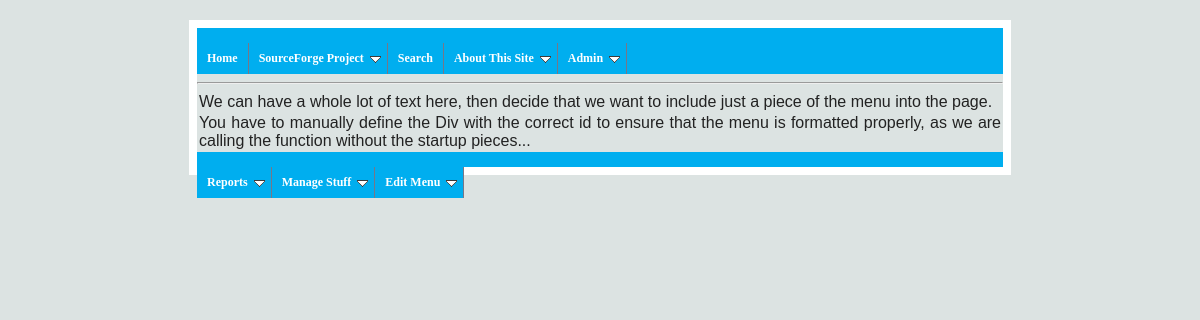
The page / on the database its author committed.
### tables this page shows
CREATE TABLE IF NOT EXISTS `menu` (
  `menuid` bigint(10) unsigned NOT NULL auto_increment,
  `parentid` bigint(10) unsigned NOT NULL default '0',
  `sortid` bigint(10) unsigned NOT NULL default '0',
  `url` varchar(255) NOT NULL default '#',
  `name` varchar(255) NOT NULL default 'Unknown',
  `desc` varchar(255) NOT NULL default 'Unknown',
  `seclevel` bigint(10) unsigned NOT NULL default '0',
  PRIMARY KEY  (`menuid`)
);

### menu.php (the view)
<?php
if (isset($_REQUEST["seclevel"])) {
    $seclevel = $_REQUEST["seclevel"];
} else {
    $seclevel = 10;
}
?>
<div id="myslidemenu" class="jqueryslidemenu">
    <br style="clear: left"/>
    <?php
    getmenu(0, $seclevel);
    ?>
    <br style="clear: left"/>
</div>
<?php
function getmenu($parentid, $myseclevel) {
    $tmpmyseclevel = $myseclevel + 1;
    $query = 'Select * from menu where parentid='.$parentid.' and seclevel < '.$tmpmyseclevel.' order by sortid ASC ';
    $result = mysql_query($query) or die('<h3>Query failed: '.mysql_error().'</h3>');
    $rowcount = mysql_num_rows($result);
    if ($rowcount < 1) {
        return;
    } else {
        echo "<ul>";
        while ($row = mysql_fetch_array($result)) {
            echo '<li>'.'<a href="'.$row["url"].'" title="'.$row["desc"].'">'.$row["name"]."</a>";
            $tmpparentid = $row["menuid"];
            getmenu($tmpparentid, $myseclevel);
            echo "</li>";
        }
        echo "</ul>";
    }
}
?>

### index.php (shortened to what this page needs)
<html>
    <head>
        <link rel="stylesheet" type="text/css" href="jquery/jqueryslidemenu.css" />
        <link rel="stylesheet" type="text/css" href="default.css">
    </head>
    <body>
        <div id="main" align="center">
            <div align="center">
                <?php include_once ("menu.php"); ?>
            </div>
            <hr>
			<p>We can have a whole lot of text here, then decide that we want to include just a piece of the menu into the page.</p>
			<p>You have to manually define the Div with the correct id to ensure that the menu is formatted properly, as we are calling the function without the startup pieces...</p>
            <div align="center">
                <div id="myslidemenu" class="jqueryslidemenu">
                    <br style="clear: left"/>
                    <?php getmenu(11, $seclevel); ?>
                </div>
            </div>
        </div>
    </body>
</html>

### default.css (style rules this page uses)
body,h1,h2,h3,h4,h5,h6,p,form,fieldset,img { margin : 0; padding : 0; border : 0; }
ul { margin : 1; }
body { background-color : #00aeef; color : #222; font-size : 1em; font-family : Verdana, Arial, sans-serif; }
body { padding : 20px 0; background : #DCE3E2; text-align : center; }
p { margin : 1; padding : 1; text-align : justify; text-justify : newspaper; }
a { background-color : inherit; color : #642; text-decoration : underline; }
a:link { color : #FFB135; }
#main { width : 806px; margin : 0 auto; border : 8px solid #fff; text-align : left; }

### rows shown on the page
menu: name "Home"
menu: name "SourceForge Project"
menu: name "Search"
menu: name "About This Site"
menu: name "Admin"
menu: name "Reports"
menu: name "Manage Stuff"
menu: name "Edit Menu"
